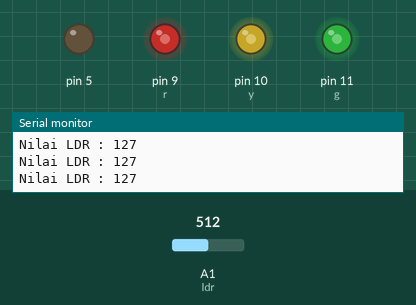
Simulated run of this sketch. Board: Arduino Uno, built with avr-gcc and run on an emulated ATmega328P. Parts: output pins drawn as LEDs (lit = HIGH), the last lines printed to the serial monitor. The test bench sets the inputs (shaded band); at power-on: A1 (ldr) = 512.

Above: at 1.2 s.
1.3 s: A1 (ldr) set to 415
At 1.9 s:
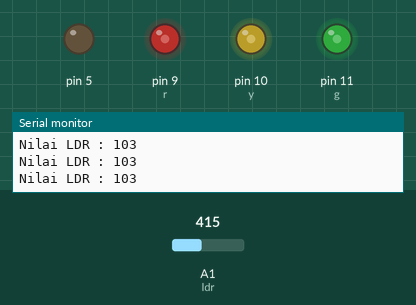
4.3 s: A1 (ldr) set to 385
At 5.6 s:
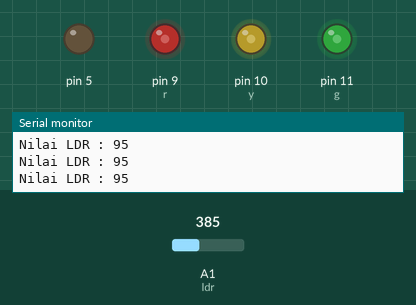
7.3 s: A1 (ldr) set to 122
At 7.7 s:
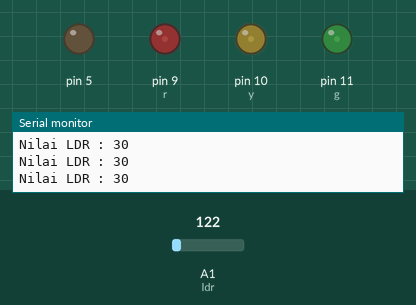
8.8 s: A1 (ldr) set to 44
At 9.9 s:
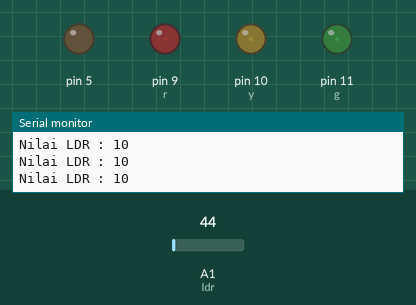
11.8 s: A1 (ldr) set to 36
At 13.0 s:
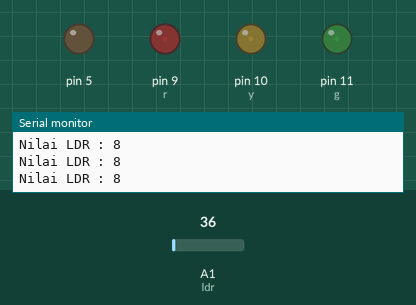
13.3 s: A1 (ldr) set to 511
At 14.3 s:
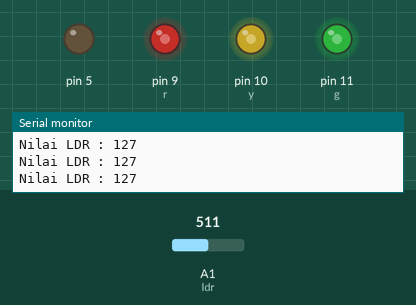
Timing chart, 0 to 15.8 s (numbered marks = the images above; inputs shaded):
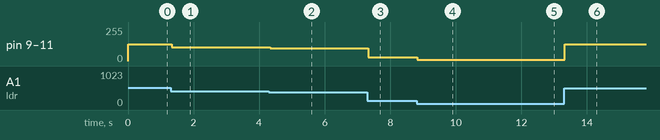

The sketch:

1.Sensor_LDR.ino
```cpp
int ldr = A1;
int buzz = 5;
int r = 9;
int y = 10;
int g = 11;


void setup() {
  // put your setup code here, to run once:
pinMode(5, OUTPUT);
Serial.begin(9600);

pinMode(r, OUTPUT);
pinMode(y, OUTPUT);
pinMode(g, OUTPUT);
}

void loop() {
  // put your main code here, to run repeatedly:
  int vldr = analogRead(ldr);
  vldr = map(vldr,0,1024,0,255);
  Serial.print("Nilai LDR : ");
  Serial.print(vldr);
  Serial.println();

  analogWrite(r, vldr);
  analogWrite(y, vldr);
  analogWrite(g, vldr);

}
```

Measured:
- after the input at 1.3 s, pin 9 (r), pin 10 (y), pin 11 (g): 127/255 → 103/255 at once
- after the input at 4.3 s, pin 9 (r), pin 10 (y), pin 11 (g): 103/255 → 95/255 at once
- after the input at 7.3 s, pin 9 (r), pin 10 (y), pin 11 (g): 95/255 → 30/255 at once
- after the input at 8.8 s, pin 9 (r), pin 10 (y), pin 11 (g): 30/255 → 10/255 at once
- after the input at 11.8 s, pin 9 (r), pin 10 (y), pin 11 (g): 10/255 → 8/255 at once
- after the input at 13.3 s, pin 9 (r), pin 10 (y), pin 11 (g): 8/255 → 127/255 at once
